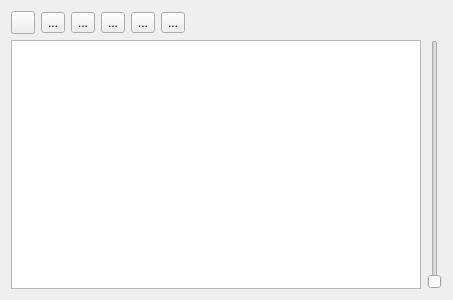
<?xml version="1.0" encoding="UTF-8"?>
<ui version="4.0">
 <class>Widget</class>
 <widget class="QWidget" name="Widget">
  <property name="geometry">
   <rect>
    <x>0</x>
    <y>0</y>
    <width>453</width>
    <height>300</height>
   </rect>
  </property>
  <property name="sizePolicy">
   <sizepolicy hsizetype="Maximum" vsizetype="Maximum">
    <horstretch>0</horstretch>
    <verstretch>0</verstretch>
   </sizepolicy>
  </property>
  <property name="windowTitle">
   <string>Simple Audio Player</string>
  </property>
  <layout class="QGridLayout" name="gridLayout">
   <item row="0" column="0">
    <widget class="QToolButton" name="btn_add">
     <property name="icon">
      <iconset resource="buttons.qrc">
       <normaloff>:/buttons/plus.png</normaloff>:/buttons/plus.png</iconset>
     </property>
    </widget>
   </item>
   <item row="0" column="4">
    <widget class="QToolButton" name="btn_stop">
     <property name="text">
      <string>...</string>
     </property>
     <property name="icon">
      <iconset resource="buttons.qrc">
       <normaloff>:/buttons/stop.png</normaloff>:/buttons/stop.png</iconset>
     </property>
    </widget>
   </item>
   <item row="0" column="1">
    <widget class="QToolButton" name="btn_previous">
     <property name="text">
      <string>...</string>
     </property>
     <property name="icon">
      <iconset resource="buttons.qrc">
       <normaloff>:/buttons/skip-previous.png</normaloff>:/buttons/skip-previous.png</iconset>
     </property>
    </widget>
   </item>
   <item row="0" column="7">
    <widget class="QLabel" name="currentTrack">
     <property name="text">
      <string/>
     </property>
    </widget>
   </item>
   <item row="0" column="6">
    <spacer name="horizontalSpacer">
     <property name="orientation">
      <enum>Qt::Horizontal</enum>
     </property>
     <property name="sizeHint" stdset="0">
      <size>
       <width>40</width>
       <height>20</height>
      </size>
     </property>
    </spacer>
   </item>
   <item row="2" column="0" colspan="7">
    <widget class="QTableView" name="playlistView"/>
   </item>
   <item row="0" column="5">
    <widget class="QToolButton" name="btn_next">
     <property name="text">
      <string>...</string>
     </property>
     <property name="icon">
      <iconset resource="buttons.qrc">
       <normaloff>:/buttons/skip-next.png</normaloff>:/buttons/skip-next.png</iconset>
     </property>
    </widget>
   </item>
   <item row="0" column="2">
    <widget class="QToolButton" name="btn_play">
     <property name="text">
      <string>...</string>
     </property>
     <property name="icon">
      <iconset resource="buttons.qrc">
       <normaloff>:/buttons/play.png</normaloff>:/buttons/play.png</iconset>
     </property>
    </widget>
   </item>
   <item row="0" column="3">
    <widget class="QToolButton" name="btn_pause">
     <property name="text">
      <string>...</string>
     </property>
     <property name="icon">
      <iconset resource="buttons.qrc">
       <normaloff>:/buttons/pause.png</normaloff>:/buttons/pause.png</iconset>
     </property>
    </widget>
   </item>
   <item row="2" column="7">
    <widget class="QSlider" name="volumeSlider">
     <property name="orientation">
      <enum>Qt::Vertical</enum>
     </property>
    </widget>
   </item>
  </layout>
 </widget>
 <layoutdefault spacing="6" margin="11"/>
 <resources>
  <include location="buttons.qrc"/>
 </resources>
 <connections/>
</ui>
